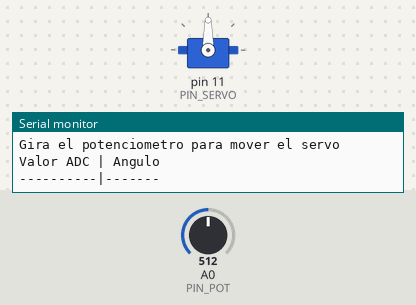
Bench run of a sketch on a simulated Arduino Uno, built with avr-gcc and run on an emulated ATmega328P. Shown: servo, the last lines printed to the serial monitor. Inputs (shaded band) come from the test bench; at power-on: A0 (PIN_POT) = 512.

Above: at 1.2 s.
1.3 s: A0 (PIN_POT) set to 716
At 2.1 s:
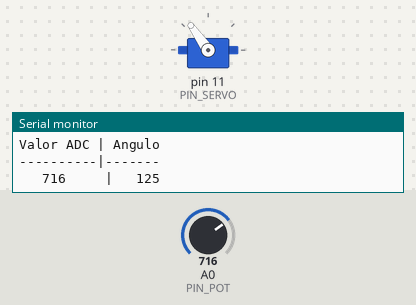
2.8 s: A0 (PIN_POT) set to 900
At 3.7 s:
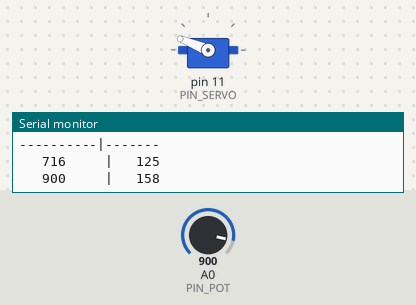
4.3 s: A0 (PIN_POT) set to 1023
At 4.6 s:
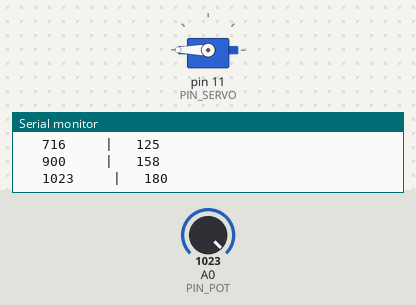
5.8 s: A0 (PIN_POT) set to 306
At 6.7 s:
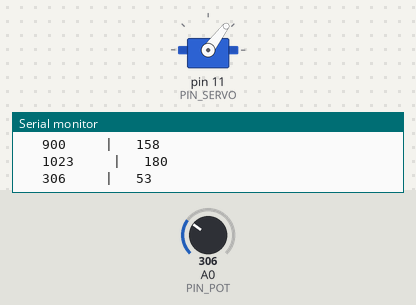
7.3 s: A0 (PIN_POT) set to 122
At 8.3 s:
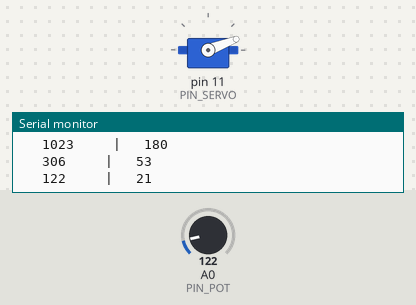
8.8 s: A0 (PIN_POT) set to 0
At 9.2 s:
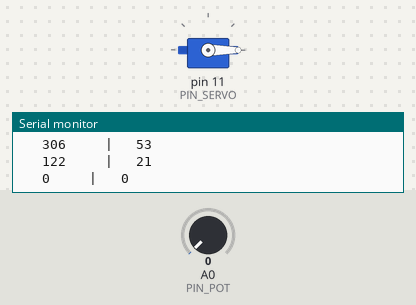
Timing chart, 0 to 11.3 s (numbered marks = the images above; inputs shaded):
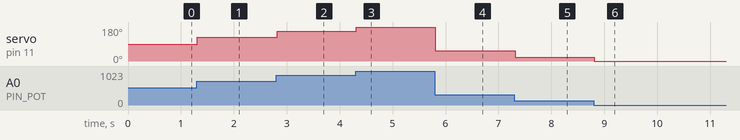

Measured:
- after the input at 1.3 s, servo on pin 11 (PIN_SERVO): 90° → 125° at once
- after the input at 2.8 s, servo on pin 11 (PIN_SERVO): 125° → 158° at once
- after the input at 4.3 s, servo on pin 11 (PIN_SERVO): 158° → 180° at once
- after the input at 5.8 s, servo on pin 11 (PIN_SERVO): 180° → 53° at once
- after the input at 7.3 s, servo on pin 11 (PIN_SERVO): 53° → 21° at once
- after the input at 8.8 s, servo on pin 11 (PIN_SERVO): 21° → 0° at once

The sketch:

sketch.ino
```cpp
// ==============================================
// LABORATORIO 06 - SERVOMOTOR CON POTENCIÓMETRO
// ==============================================

#include <Servo.h>   // Librería para controlar servomotores

// CREAR OBJETO SERVO
Servo miServo;       // Esto crea un objeto llamado "miServo"

// DEFINICIÓN DE PINES
const int PIN_SERVO = 11;   // Pin donde está conectado el servo
const int PIN_POT = A0;      // Pin donde está el potenciómetro

// VARIABLE PARA EVITAR VIBRACIONES
int anguloAnterior = -1;     // Guarda el último ángulo enviado al servo

// ==============================================
// SETUP: Se ejecuta UNA SOLA vez
// ==============================================
void setup() {
  // Inicializar el servo
  miServo.attach(PIN_SERVO);   // Conectar el objeto servo al pin físico

  // Colocar el servo en posición CENTRAL (90 grados)
  miServo.write(90);
  anguloAnterior = 90;

  // Iniciar comunicación serial
  Serial.begin(9600);
  Serial.println("=== LAB 06 - Control de Servo con Potenciometro ===");
  Serial.println("Gira el potenciometro para mover el servo");
  Serial.println();
  Serial.println("Valor ADC | Angulo");
  Serial.println("----------|-------");
}

// ==============================================
// LOOP: Se ejecuta infinitamente
// ==============================================
void loop() {
  // PASO 1: Leer el valor del potenciómetro
  // analogRead() devuelve un número entre 0 y 1023
  int valorPot = analogRead(PIN_POT);

  // PASO 2: Convertir ese valor a un ángulo (0 a 180 grados)
  // map(valor, desde_min, desde_max, hasta_min, hasta_max)
  int angulo = map(valorPot, 0, 1023, 0, 180);

  // PASO 3: Solo mover el servo si el cambio es significativo
  // Esto evita vibraciones por pequeñas fluctuaciones del potenciómetro
  if (abs(angulo - anguloAnterior) >= 2) {

    // Mover el servo al nuevo ángulo
    miServo.write(angulo);

    // Actualizar la variable del ángulo anterior
    anguloAnterior = angulo;

    // Mostrar los valores en el Monitor Serial
    Serial.print("   ");
    Serial.print(valorPot);
    Serial.print("     |   ");
    Serial.println(angulo);
  }

  // Pequeña pausa para estabilizar la lectura
  delay(20);
}
```
